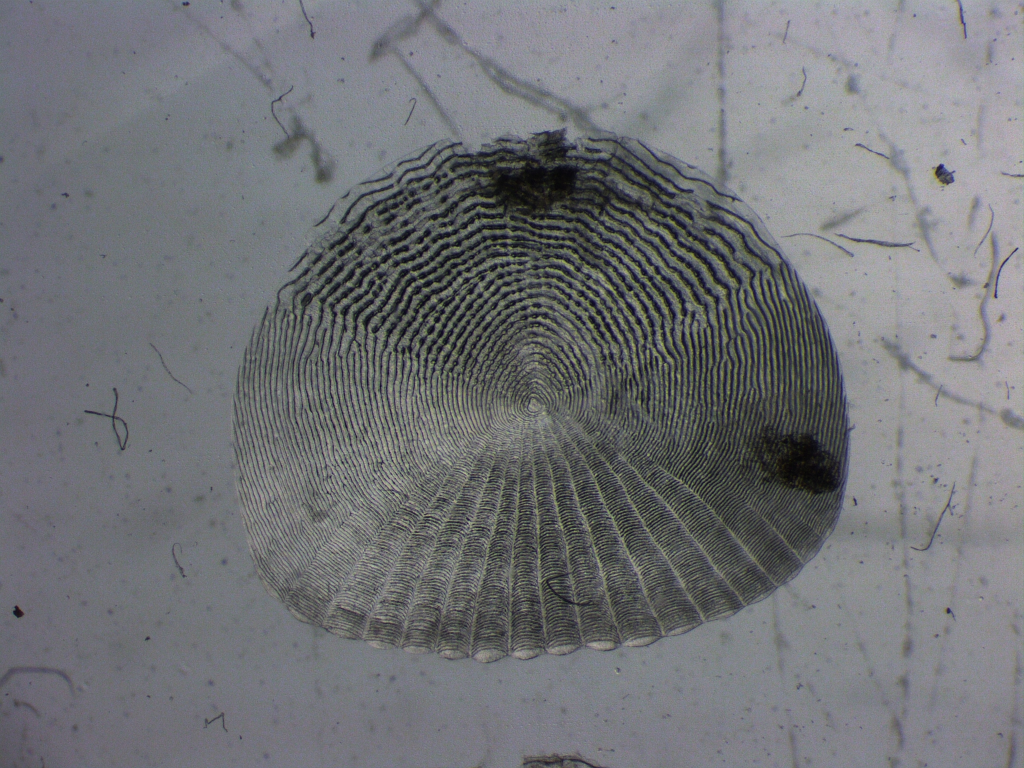
#> input picture Oreochromis.jpg, 3072 x 2304 px (shown at 1/3 size)
$ jupyter execute --allow-errors ScaleCounter.ipynb   (shell and % lines are left out)   (older library calls are emulated)
#> lines starting #> are read from the running program, lines starting #| are printed output that depends on the picture
# Counting Scales

[cell 1]
%pylab inline

import cv2
import seaborn
import pandas

[cell 2]
def createLineIterator(P1, P2, img):
    """
    Produces and array that consists of the coordinates and intensities of
    each pixel in a line between two points

    Parameters:
        -P1: a numpy array that consists of the coordinate of the first point (x,y)
        -P2: a numpy array that consists of the coordinate of the second point (x,y)
        -img: the image being processed

    Returns:
        -it: a numpy array that consists of the coordinates and intensities of
             each pixel in the radii (shape: [numPixels, 3], row = [x,y,intensity])

    From : http://stackoverflow.com/questions/32328179/opencv-3-0-python-lineiterator
    """
    #define local variables for readability
    imageH = img.shape[0]
    imageW = img.shape[1]
    P1X = P1[0]
    P1Y = P1[1]
    P2X = P2[0]
    P2Y = P2[1]

    #difference and absolute difference between points
    #used to calculate slope and relative location between points
    dX = P2X - P1X
    dY = P2Y - P1Y
    dXa = np.abs(dX)
    dYa = np.abs(dY)

    #predefine numpy array for output based on distance between points
    itbuffer = np.empty(shape=(np.maximum(dYa,dXa),3),dtype=np.float32)
    itbuffer.fill(np.nan)

    #Obtain coordinates along the line using a form of Bresenham's algorithm
    negY = P1Y > P2Y
    negX = P1X > P2X
    if P1X == P2X: #vertical line segment
        itbuffer[:,0] = P1X
        if negY:
            itbuffer[:,1] = np.arange(P1Y - 1,P1Y - dYa - 1,-1)
        else:
            itbuffer[:,1] = np.arange(P1Y+1,P1Y+dYa+1)
    elif P1Y == P2Y: #horizontal line segment
        itbuffer[:,1] = P1Y
        if negX:
            itbuffer[:,0] = np.arange(P1X-1,P1X-dXa-1,-1)
        else:
            itbuffer[:,0] = np.arange(P1X+1,P1X+dXa+1)
    else: #diagonal line segment
        steepSlope = dYa > dXa
        if steepSlope:
            slope = dX.astype(np.float32)/dY.astype(np.float32)
            if negY:
                itbuffer[:,1] = np.arange(P1Y-1,P1Y-dYa-1,-1)
            else:
                itbuffer[:,1] = np.arange(P1Y+1,P1Y+dYa+1)
            itbuffer[:,0] = (slope*(itbuffer[:,1]-P1Y)).astype(np.int) + P1X
        else:
            slope = dY.astype(np.float32)/dX.astype(np.float32)
            if negX:
                itbuffer[:,0] = np.arange(P1X-1,P1X-dXa-1,-1)
            else:
                itbuffer[:,0] = np.arange(P1X+1,P1X+dXa+1)
            itbuffer[:,1] = (slope*(itbuffer[:,0]-P1X)).astype(np.int) + P1Y

    #Remove points outside of image
    colX = itbuffer[:,0]
    colY = itbuffer[:,1]
    itbuffer = itbuffer[(colX >= 0) & (colY >=0) & (colX<imageW) & (colY<imageH)]

    #Get intensities from img ndarray
    itbuffer[:,2] = img[itbuffer[:,1].astype(np.uint),itbuffer[:,0].astype(np.uint)]

    return itbuffer

#> (a cell that did not finish here is left out)

[cell 4]
points = [ (580,630), (800,600), (1060,600) ]
filename = 'scale.tif'

figure( figsize=(16,10) )

img = cv2.imread( filename )
#> (the rest of this cell did not finish here and is left out)

[cell 5]
from scipy.signal import resample, detrend, gaussian

plt.figure( figsize=(16,5) )

#> (the rest of this cell did not finish here and is left out)

#> (a cell that did not finish here is left out)

[cell 7]
points = [ (1350,1950), (1400,1220) ]
filename = 'Astatoreochromis_alluaudi.jpg'

figure( figsize=(16,10) )

scaleimg = cv2.imread( filename )
#> (the rest of this cell did not finish here and is left out)

[cell 8]
from scipy.signal import resample, detrend, gaussian

plt.figure( figsize=(16,5) )

#> (the rest of this cell did not finish here and is left out)

#> (a cell that did not finish here is left out)

[cell 10]
points = [ (1570,1950), (1600,1220) ]
filename = 'Oreochromis.jpg'

figure( figsize=(16,10) )

scaleimg = cv2.imread( filename )
#> scaleimg is the input picture: shape (2304, 3072, 3); mean B, G, R 118.7, 115.4, 113.7
scaleimg = cv2.cvtColor( scaleimg, cv2.COLOR_BGR2GRAY) #change to grayscale
#> scaleimg: shape (2304, 3072)

point_values = array( [[-1,-1,-1]] )

for p1, p2 in zip( points, points[1:] ) :
    point_values = append( point_values, createLineIterator( array(p1), array(p2),  scaleimg ), axis=0 )
#> this loop made 1 pass
#> (P1X in createLineIterator, P1Y in createLineIterator, P2X in createLineIterator, P2Y in createLineIterator, dX in createLineIterator, dY in createLineIterator, dXa in createLineIterator, dYa in createLineIterator) on pass 1: (1570, 1950, 1600, 1220, 30, -730, 30, 730)
#> after the loop, point_values = 731 rows, first 8: [-1, -1, -1], [1570, 1949, 105], [1570, 1948, 88], [1570, 1947, 83], [1570, 1946, 94], [1570, 1945, 110], [1570, 1944, 121], [1570, 1943, 128]

point_values = point_values[1:]
#> point_values = 730 rows, first 8: [1570, 1949, 105], [1570, 1948, 88], [1570, 1947, 83], [1570, 1946, 94], [1570, 1945, 110], [1570, 1944, 121], [1570, 1943, 128], [1570, 1942, 129]

for p1, p2 in zip( points, points[1:] ) :
    cv2.line( scaleimg, p1, p2, (255,255,255), 5 )
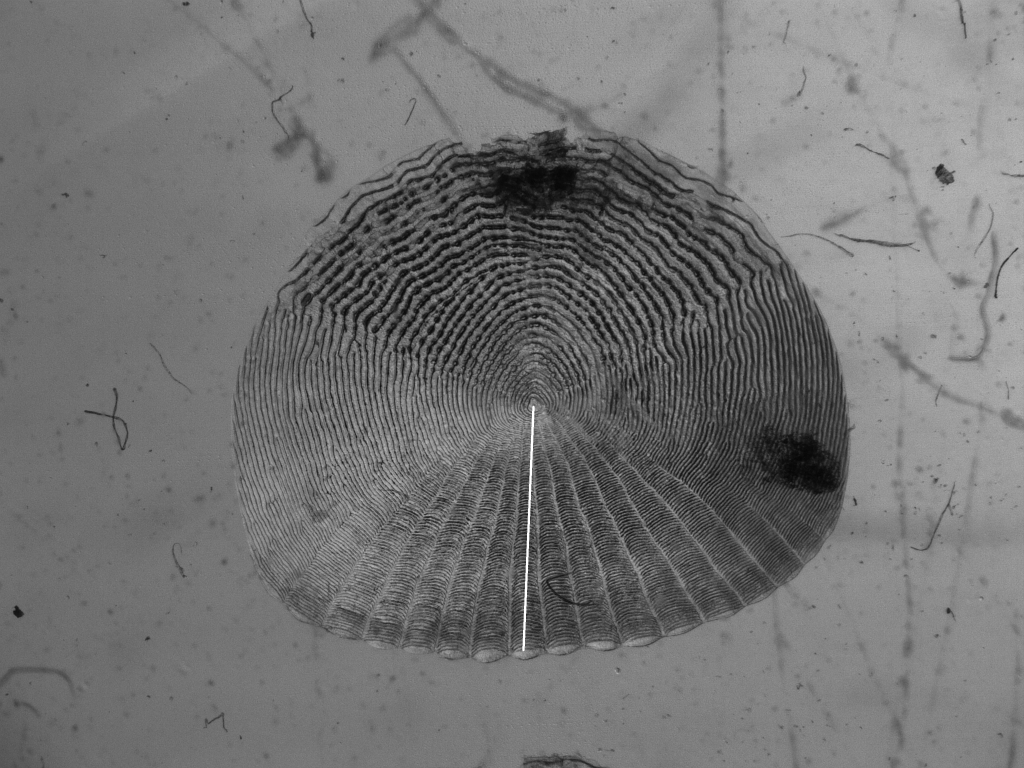
#> scaleimg: shape (2304, 3072) (shown at 1/3 size); min 1, max 255, mean 115.4

grid( False )
imshow( scaleimg, 'gray' )

[cell 11]
from scipy.signal import resample, detrend, gaussian

plt.figure( figsize=(16,5) )

rpv = convolve( detrend( resample( point_values[:,2], 20000 ) ), gaussian( 120, 30 ), mode='same' )
#> rpv = 20000 values, max 5237.7 at index 3316, min -4622.9 at index 14443, mean -1.89

plot( rpv )

peaks = []
for i,(p1,p2,p3) in enumerate(zip( rpv, rpv[1:], rpv[2:] )) :
    if p1 < p2 and p2 > p3 :
        peaks.append(i)
        plot( i, rpv[i], 'ro' )
#> this loop made 19998 passes
#> (p1, p2, p3) on passes 1 to 3: (823.2, 842, 860.6), (842, 860.6, 879), (860.6, 879, 897.1)
#> after the loop, peaks = 84 values from 184 to 19882
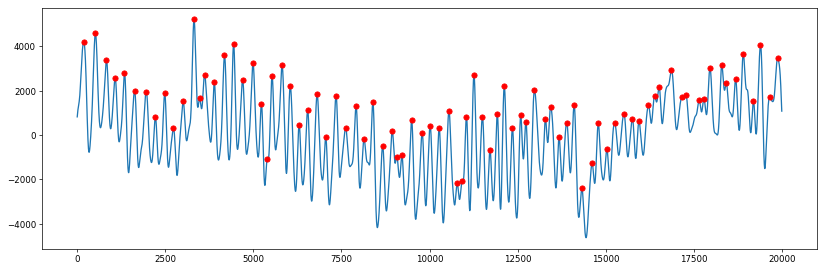
#> figure drawn by matplotlib, 1 panel; curve peaks at x = 3316, y = 5237.7
